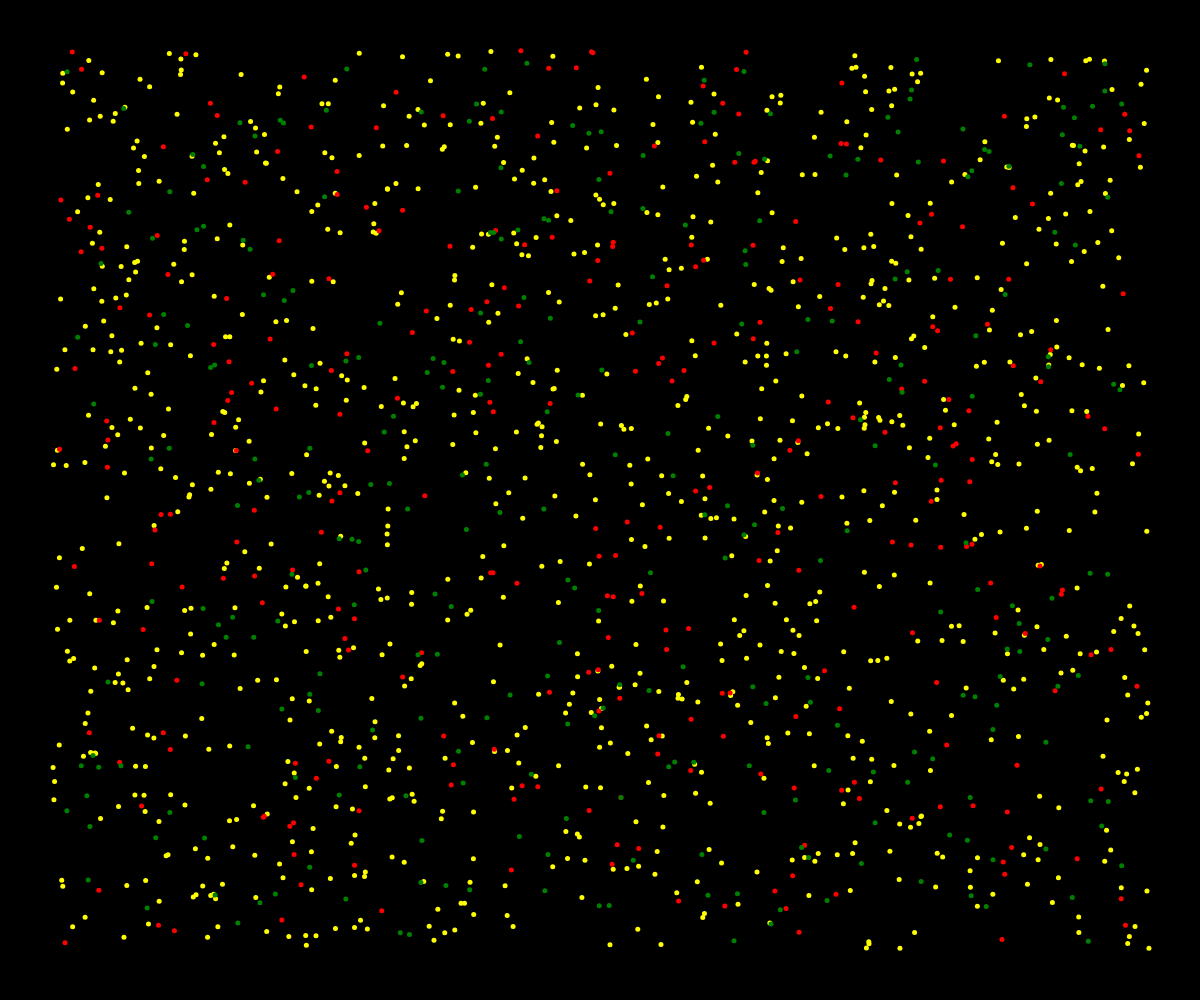
Frame 1 (no input)
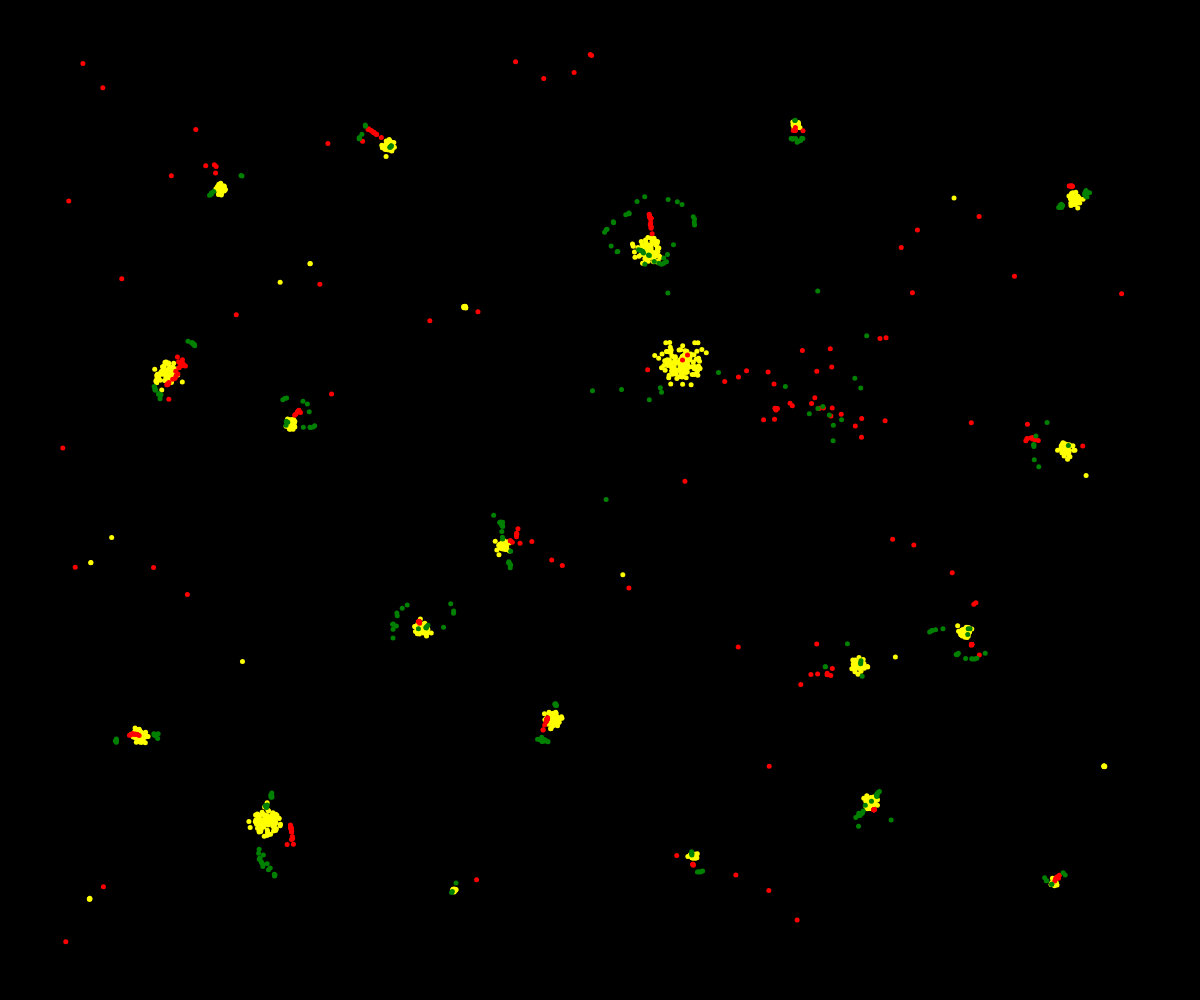
Frame 60 (no input)
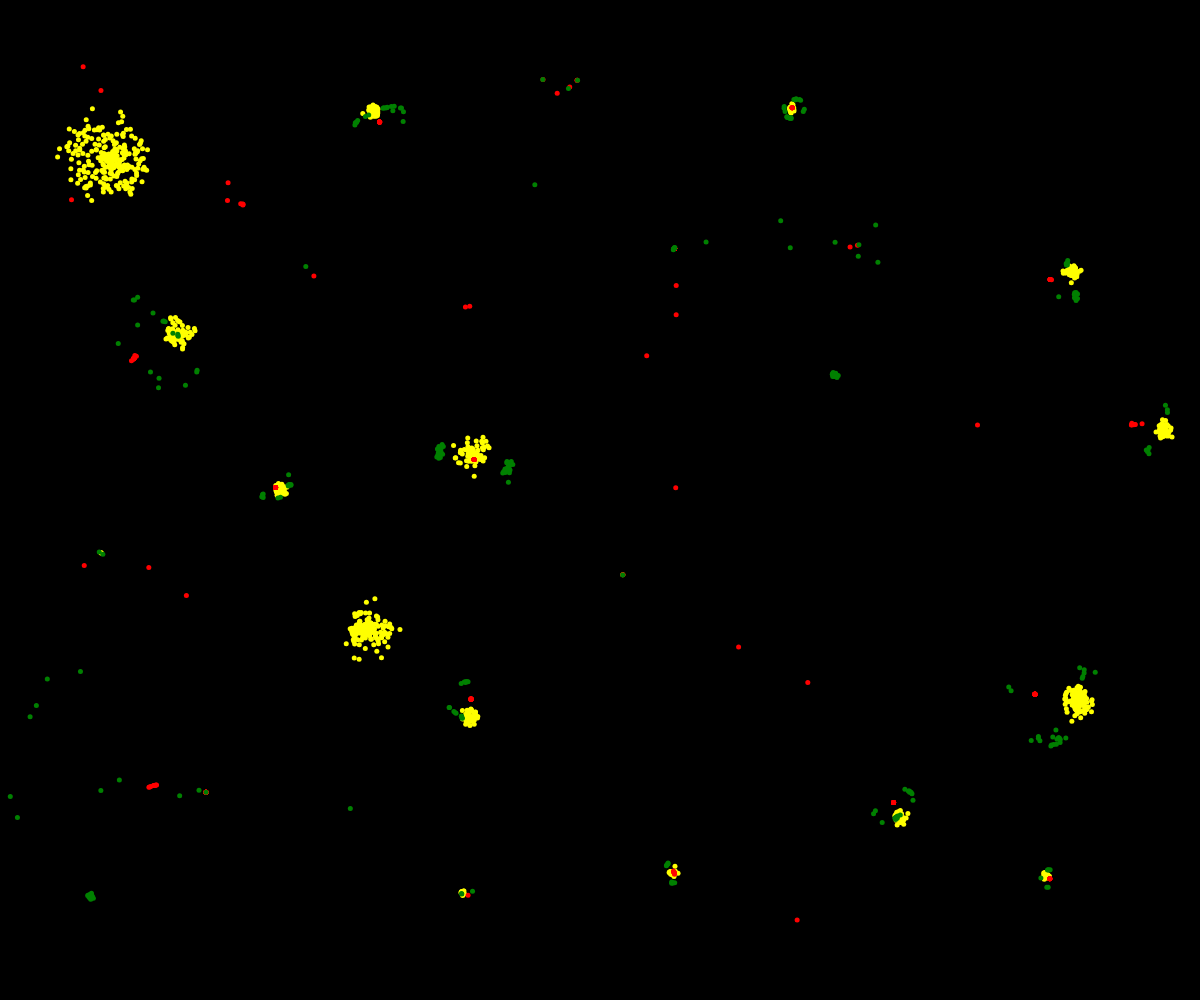
Frame 120 (the mouse pressed at the canvas centre since frame 60)

The p5.js sketch that drew these frames (run headless with seeded random() and noise() and a simulated clock; from frame 60 on, the mouse is pressed at the canvas centre):

// p5.js sketch
// ── sketch.js
let particles = [];

let groups = [];
let yllow = [];
let rd = [];
let gren = [];

let rules = [];
let cosinomagico = [];

function setup() {
  createCanvas(windowWidth,windowHeight);
  
  let ny = 1000;
  let nr = 300;
  let ng = 300;
  yllow = create_group(ny,"yellow");
  rd = create_group(nr,"red");
  gren = create_group(ng,"green");

  
  for (let i = 0; i < groups.length*groups.length; i++) {
    rules.push(generate_rule(groups));
  }
  
  
  //cosinomagico = [ 
  //  new Rule(gren,gren,0.13059615967034977),
  //  new Rule(gren,yllow,-0.38836176370174613),
  //  new Rule(gren,yllow,-0.480318971319142),
  //  new Rule(gren,yllow,-0.4919742510773028),
  //  new Rule(gren,rd,-0.2392342658472732),
  //  new Rule(gren,yllow,-0.11348573938379386),
  //  new Rule(yllow,yllow,-0.3751855965013454),
  //  new Rule(rd,gren,-0.26219241746557814),
  //  new Rule(yllow,yllow,0.1603357395079466)
  //];
  
  cosinomagico = [ 
    new Rule(gren,gren,0.13059615967034977),
    new Rule(gren,yllow,-0.38836176370174613-0.480318971319142-0.4919742510773028-0.11348573938379386),
    new Rule(gren,rd,-0.2392342658472732),
    new Rule(yllow,yllow,-0.3751855965013454),
    new Rule(rd,gren,-0.26219241746557814),
    new Rule(yllow,yllow,0.1603357395079466)
  ];
}

function draw() {
  background(0);
  
  //apply_rule_set(rules);
  apply_rule_set(cosinomagico);
  
  
  for (let i = 0; i < particles.length; i++) {
    particles[i].update();
  }
}

function create_group(number, colour) {
  let group = [];  
  for (let i = 0; i < number; i++) {
    group.push(new Particle(random(50,width-50),random(50,height-50),colour));
    particles.push(group[i]);
  }
  groups.push(group);
  return group;
}

function apply_rule(rule) {
  for (let i = 0; i < rule.p1.length; i++) {
    let acc = createVector(0,0);
    let a,b,dx,dy,d,F;
    for (let j = 0; j < rule.p2.length; j++) {
      a = rule.p1[i];
      b = rule.p2[j];
      dx = a.pos.x-b.pos.x;
      dy = a.pos.y-b.pos.y;
      d = sqrt(dx*dx + dy*dy);
      if (d > 0 && d < 100) {
        F = rule.g * 1/d;
        acc.x += F*dx;
        acc.y += F*dy;
      }
    }
    a.vel.x = (a.vel.x+acc.x)*0.5;
    a.vel.y = (a.vel.y+acc.y)*0.5;
    a.pos.x += a.vel.x;
    a.pos.y += a.vel.y;
    
    if (a.pos.x < 0) {
      a.vel.x *= -1;
    }
    if (a.pos.x > width) {
      a.vel.x *= -1;
    }
      
    if (a.pos.y < 0) {
        a.vel.y *= -1;
      }
    if (a.pos.y > height) {
      a.vel.y *= -1;
    }
  } 
}

function generate_rule(groups) {
  let g1 = groups[floor(random(groups.length))];
  let g2 = groups[floor(random(groups.length))];
  let magnitude = random(0.5);
  if (random() > 0.5) magnitude *= -1;
  let rule = new Rule(g1,g2,magnitude);
  return rule;
}

function apply_rule_set(ruleset) {
  for (let i = 0; i < ruleset.length; i++) {
    apply_rule(ruleset[i]);
  }
}

function discard_rules(ruleset) {
  for (let i = ruleset.length-1; i >= 0; i--) {
    for (let j = ruleset.length-1; j >= 0; j--) {
      if (i!=j && ruleset[i][0] == ruleset[j][0] && ruleset[i][1]==ruleset[j][1] && ((ruleset[i][2] > 0 && ruleset[j][2] > 0) || (ruleset[i][2]<0 && ruleset[j][2] <0))) {
        ruleset.splice(j,1);
      } 
    }
  }
}

// ── Particle.js
class Particle {
  
    constructor(x,y,c) {
      this.pos = createVector(x,y);
      this.vel = createVector(0,0);
      this.c = c;
    }
    
    update() {
      push();
      stroke(this.c);
      strokeWeight(5);
      point(this.pos.x,this.pos.y);  
      pop();
    }
    
    
    
    
  }
// ── Rule.js
class Rule {
    constructor(p1,p2,g) {
      this.p1 = p1;
      this.p2 = p2;
      this.g = g;
    }
  }
